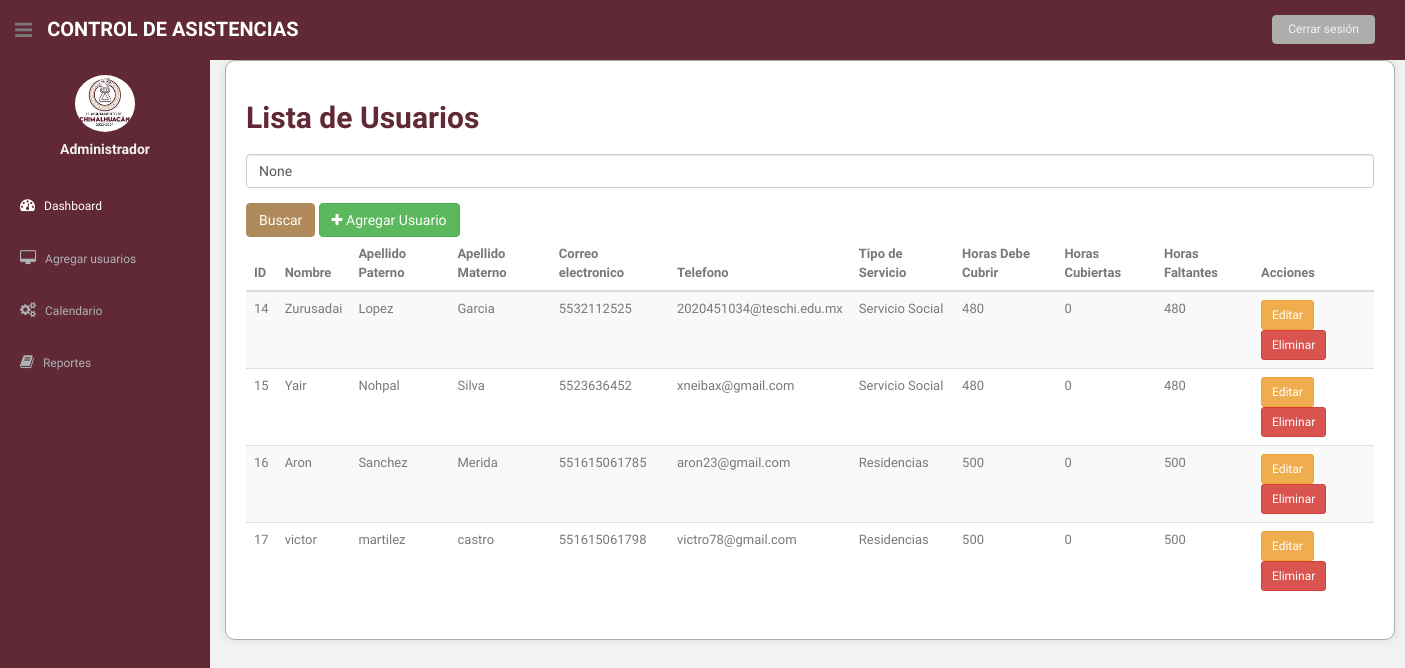
The page /lista_usuarios/ (signed in) on the database as committed earlier.
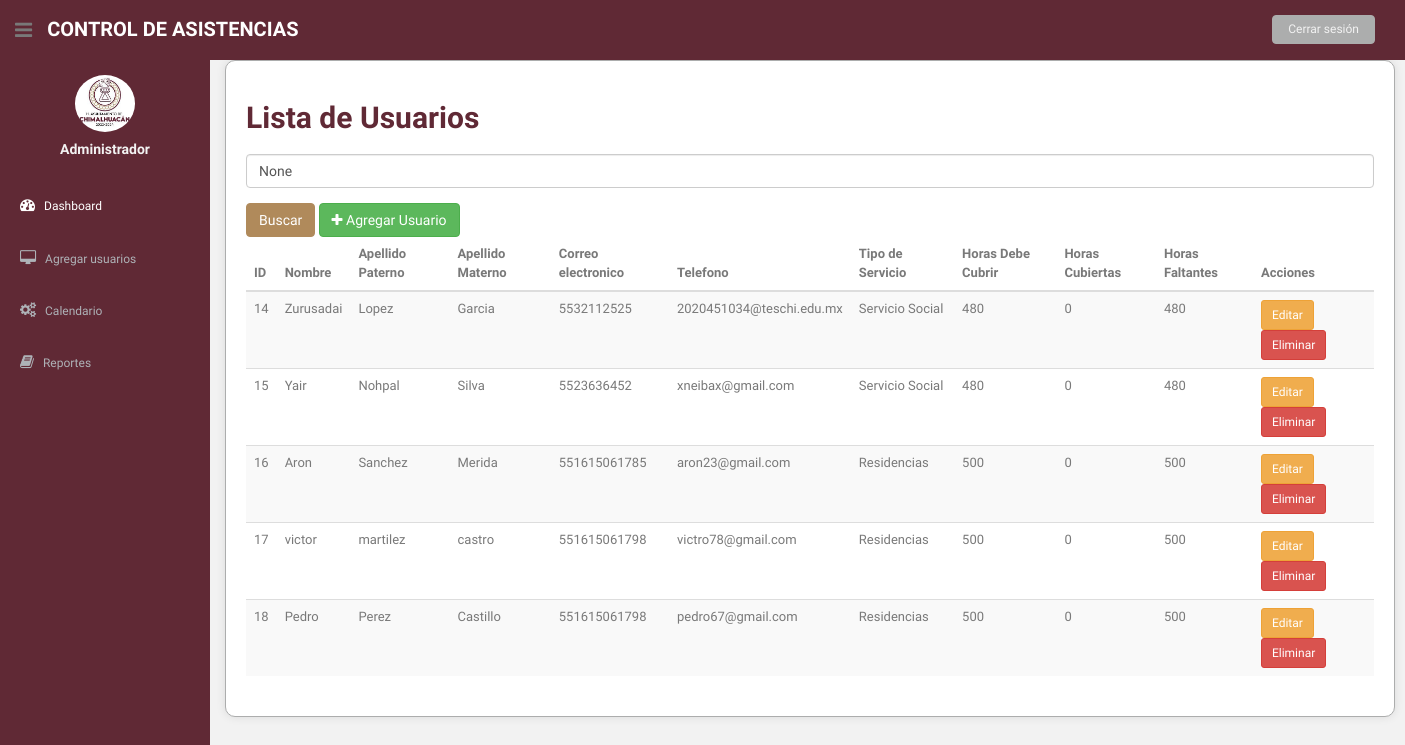
The same page on the database as committed later.
### asistencia/models.py (models this page shows, shortened)
class Usuario(models.Model):
    nombre = models.CharField(max_length=100)
    apellido_paterno = models.CharField(max_length=100)
    apellido_materno = models.CharField(max_length=100)
    telefono = models.CharField(max_length=20)
    correo_electronico = models.EmailField(max_length=255)
    user = models.OneToOneField(User, on_delete=models.CASCADE, null=True, blank=True)
    OPCIONES_SERVICIO = [
        ('SS', 'Servicio Social'),
        ('R', 'Residencias'),
    ]
    tipo_servicio = models.CharField(max_length=2, choices=OPCIONES_SERVICIO)
    horas_realizadas = models.IntegerField(default=0)  # Se actualizará según las horas realizadas
    horas_requeridas = models.IntegerField()  # Horas requeridas para el servicio

### asistencia/views.py (the view)
# urls.py: path('lista_usuarios/', views.lista_usuarios, name='lista_usuarios'),
@login_required
def lista_usuarios(request):
    usuarios = Usuario.objects.all()
    query = request.GET.get('q')
    if query:
        usuarios = usuarios.filter(nombre__icontains=query)
    for usuario in usuarios:
        try:
            horas_realizadas = 0
            asistencias = Asistencia.objects.filter(usuario=usuario, fecha_salida__isnull=False)
            for asistencia in asistencias:
                if asistencia.fecha_salida and asistencia.fecha_entrada:
                    delta = asistencia.fecha_salida - asistencia.fecha_entrada
                    horas_realizadas += delta.total_seconds() / 3600
            usuario.horas_realizadas = horas_realizadas
            usuario.horas_faltantes = usuario.horas_requeridas - horas_realizadas
        except Exception as e:
            print(f"Error al calcular horas para {usuario}: {e}")
            usuario.horas_realizadas = 0
            usuario.horas_faltantes = usuario.horas_requeridas
    return render(request, 'lista_usuarios.html', {'usuarios': usuarios, 'query': query})

### asistencia/templates/lista_usuarios.html (shortened to what this page needs)
{% load static %}
<!DOCTYPE html>
<html lang="en">
<head>
  <link href="{% static 'css/bootstrap.css' %}" rel="stylesheet">
  <link href="{% static 'font-awesome/css/font-awesome.css' %}" rel="stylesheet" />
  <link rel="stylesheet" type="text/css" href="{% static 'css/zabuto_calendar.css' %}">
  <link rel="stylesheet" type="text/css" href="{% static 'js/gritter/css/jquery.gritter.css' %}" />
  <link rel="stylesheet" type="text/css" href="{% static 'lineicons/style.css' %}">
  <link href="{% static 'css/style.css' %}" rel="stylesheet">
  <link href="{% static 'css/style-responsive.css' %}" rel="stylesheet">
</head>
<body>
  <section id="container">
    <header class="header black-bg">
      <div class="sidebar-toggle-box">
        <div class="fa fa-bars tooltips" data-placement="right" data-original-title="Toggle Navigation"></div>
      </div>
      <a href="{% url 'admin_dashboard' %}" class="logo"><b>Control de Asistencias</b></a>
      <div class="top-menu">
        <ul class="nav pull-right top-menu">
          <li><a class="logout" href="{% url 'login' %}">Cerrar sesión</a></li>
        </ul>
      </div>
    </header>
    <aside>
      <div id="sidebar"  class="nav-collapse ">
          <ul class="sidebar-menu" id="nav-accordion">
              <p class="centered"><a href="profile.html"><img src="{% static '/img/LOGO.jpg' %}" class="img-circle" width="60"></a></p>
              <h5 class="centered">Administrador</h5>
              <li class="mt">
                  <a class="active" href="index.html">
                      <i class="fa fa-dashboard"></i>
                      <span>Dashboard</span>
                  </a>
              </li>
              <li class="sub-menu">
                  <a href="javascript:;" >
                      <i class="fa fa-desktop"></i>
                      <span>Agregar usuarios</span>
                  </a>
              </li>
              <li class="sub-menu">
                  <a href="javascript:;" >
                      <i class="fa fa-cogs"></i>
                      <span>Calendario</span>
                  </a>
              </li>
              <li class="sub-menu">
                  <a href="javascript:;" >
                      <i class="fa fa-book"></i>
                      <span>Reportes</span>
                  </a>
              </li>
          </ul>
      </div>
  </aside>
    <section id="main-content">
      <section class="wrapper">
        <div class="container">
          <h2>Lista de Usuarios</h2>
          <form method="get" action="{% url 'lista_usuarios' %}">
            <div class="form-group">
              <input type="text" name="q" class="form-control" placeholder="Buscar por nombre" value="{{ query }}">
            </div>
            <button type="submit" class="btn btn-primary">Buscar</button>
            <a href="{% url 'agregar_usuario' %}" class="btn btn-success"><i class="fa fa-plus"></i> Agregar Usuario</a>
          </form>
          <div class="table-responsive">
            <table class="table table-striped">
              <thead>
                <tr>
                  <th>ID</th>
                  <th>Nombre</th>
                  <th>Apellido Paterno</th>
                  <th>Apellido Materno</th>
                  <th>Correo electronico</th>
                  <th>Telefono</th>
                  <th>Tipo de Servicio</th>
                  <th>Horas Debe Cubrir</th>
                  <th>Horas Cubiertas</th>
                  <th>Horas Faltantes</th>
                  <th>Acciones</th>
                </tr>
              </thead>
              <tbody>
                {% for usuario in usuarios %}
                <tr>
                  <td>{{ usuario.id }}</td>
                  <td>{{ usuario.nombre }}</td>
                  <td>{{ usuario.apellido_paterno }}</td>
                  <td>{{ usuario.apellido_materno }}</td>
                  <td>{{ usuario.telefono }}</td>
                  <td>{{ usuario.correo_electronico }}</td>
                  <td>{{ usuario.get_tipo_servicio_display }}</td>
                  <td>{{ usuario.horas_requeridas }}</td>
                  <td>{{ usuario.horas_realizadas }}</td>
                  <td>{{ usuario.horas_faltantes }}</td>
                  <td>
                    <a href="{% url 'editar_usuario' usuario.pk %}" class="btn btn-warning btn-sm">Editar</a>
                    <a href="{% url 'eliminar_usuario' usuario.pk %}" class="btn btn-danger btn-sm">Eliminar</a>
                  </td>
                </tr>
                {% endfor %}
              </tbody>
            </table>
          </div>
        </div>
      </section>
    </section>
  </section>
</body>
</html>

### asistencia/static/css/style.css (style rules this page uses)
body { color: #797979; background: #f2f2f2; font-family: 'Ruda', sans-serif; padding: 0px !important; margin: 0px !important; font-size:13px; }
ul li { list-style: none; }
a, a:hover, a:focus { text-decoration: none; outline: none; }
#container { width: 100%; height: 100%; }
.centered { text-align: center; }
.mt { margin-top: 25px; }
ul.top-menu > li > .logout { color: #f2f2f2; font-size: 12px; border-radius: 4px; -webkit-border-radius: 4px; border: 1px solid #ACADAD !important; padding: 5px 15px; margin-right: 15px; background: #ACADAD; margin-top: 15px; }
#sidebar { width: 210px; height: 100%; position: fixed; background: #602935; }
#sidebar h5 { color: #f2f2f2; font-weight: 700; }
#sidebar ul li { position: relative; }
ul.sidebar-menu , ul.sidebar-menu li ul.sub { margin: -2px 0 0; padding: 0; }
ul.sidebar-menu { margin-top: 75px; }
ul.sidebar-menu li { margin-bottom: 5px; margin-left:10px; margin-right:10px; }
ul.sidebar-menu li.sub-menu { line-height: 15px; }
ul.sidebar-menu li a span { display: inline-block; }
ul.sidebar-menu li a { color: #aeb2b7; text-decoration: none; display: block; padding: 15px 0 15px 10px; font-size: 12px; outline: none; -webkit-transition: all 0.3s ease; -moz-transition: all 0.3s ease; -o-transition: all 0.3s ease; -ms-transition: all 0.3s ease; transition: all 0.3s ease; }
ul.sidebar-menu li a.active, ul.sidebar-menu li a:hover, ul.sidebar-menu li a:focus { background: #602935; color: #fff; display: block; -webkit-transition: all 0.3s ease; -moz-transition: all 0.3s ease; -o-transition: all 0.3s ease; -ms-transition: all 0.3s ease; transition: all 0.3s ease; }
ul.sidebar-menu li a i { font-size: 15px; padding-right: 6px; }
ul.sidebar-menu li a.active i { color: #fff; }
#main-content { margin-left: 210px; }
.header, .footer { min-height: 60px; padding: 0 15px; }
.header { position: fixed; left: 0; right: 0; z-index: 1002; }
.black-bg { background: #602935; border-bottom: 1px solid #602935; }
.wrapper { display: inline-block; margin-top: 60px; padding-left: 15px; padding-right: 15px; padding-bottom: 15px; padding-top: 0px; width: 100%; }
a.logo { font-size: 20px; color: #ffffff; float: left; margin-top: 15px; text-transform: uppercase; }
a.logo b { font-weight: 900; }
#top_menu .nav > li, ul.top-menu > li { float: left; }
ul.top-menu > li > a { color: #666666; font-size: 16px; border-radius: 4px; -webkit-border-radius: 4px; border:1px solid #666666 !important; padding: 2px 6px; margin-right: 15px; }
.sidebar-toggle-box { float: left; padding-right: 15px; margin-top: 20px; }
.sidebar-toggle-box .fa-bars { cursor: pointer; display: inline-block; font-size: 20px; }

### asistencia/templates/lista_usuarios.html (style rules this page uses)
.container { background-color: #ffffff; border: 1px solid #ACADAD; padding: 20px; border-radius: 10px; box-shadow: 0px 0px 10px rgba(0, 0, 0, 0.1); }
.container h2 { color: #602935; font-weight: bold; }
.container form { margin-top: 20px; }
.container .btn-primary { background-color: #B08A5B; border-color: #B08A5B; }

Rows that differ between the two databases and show on the page:
added Usuario: id "18", nombre "Pedro", apellido_paterno "Perez", apellido_materno "Castillo", telefono "551615061798", correo_electronico "pedro67@gmail.com", tipo_servicio "Residencias", horas_requeridas "500", horas_realizadas "0", horas_faltantes "500"
